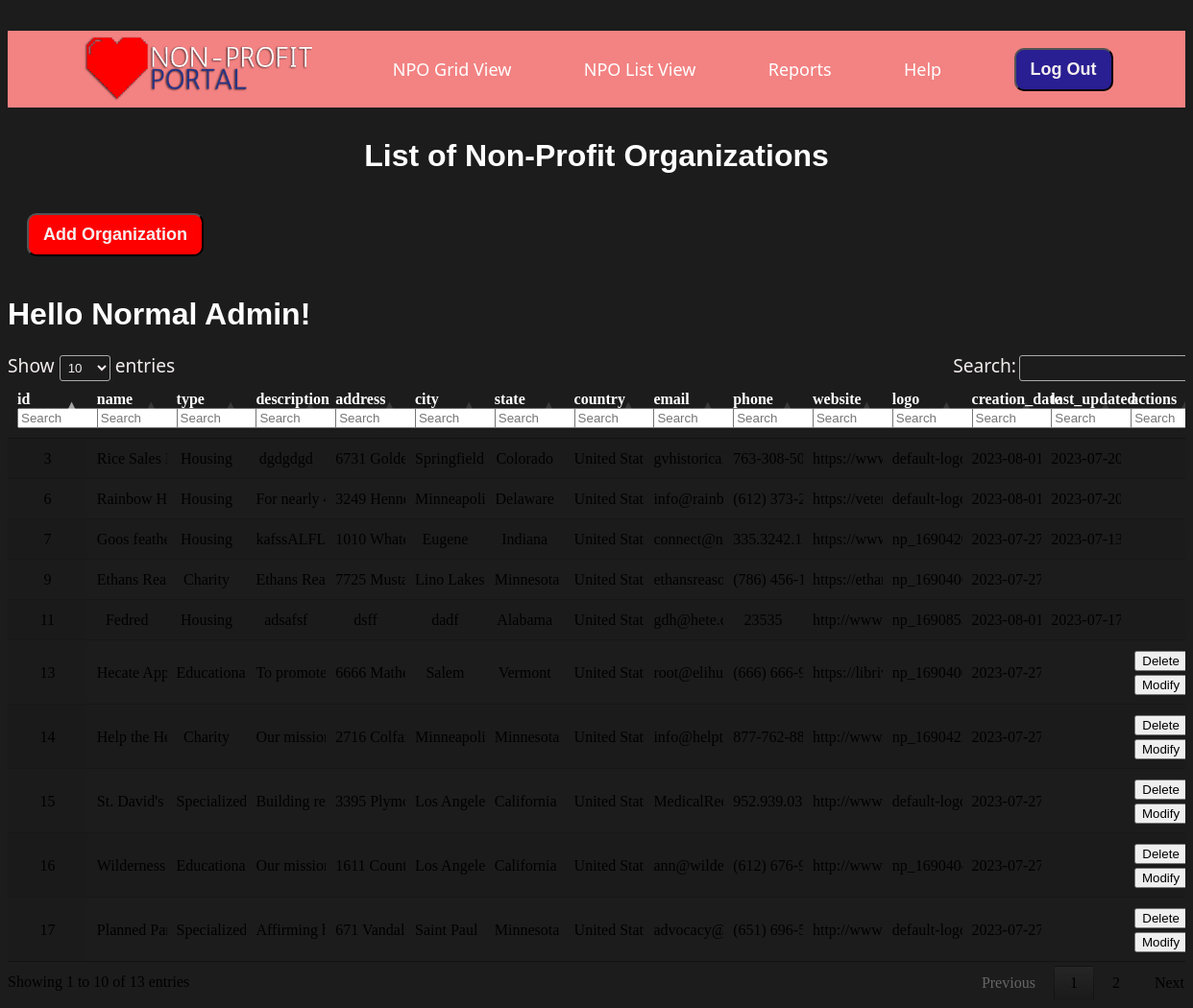
Page /npo-list.php (signed in) on the committed database.
### tables this page shows
CREATE TABLE `organization` (
  `id` int(11) NOT NULL,
  `name` varchar(255) NOT NULL,
  `type` varchar(100) NOT NULL,
  `description` text NOT NULL,
  `address` varchar(255) NOT NULL,
  `city` varchar(100) NOT NULL,
  `state` varchar(100) NOT NULL,
  `country` varchar(100) NOT NULL DEFAULT 'United States',
  `email` varchar(255) NOT NULL,
  `phone` varchar(20) NOT NULL,
  `website` varchar(500) NOT NULL,
  `logo_url` varchar(500) NOT NULL,
  `logo` varchar(500) NOT NULL,
  `creation_date` timestamp NOT NULL DEFAULT current_timestamp() ON UPDATE current_timestamp(),
  `last_updated` timestamp NULL DEFAULT NULL,
  `created_by` varchar(255) NOT NULL DEFAULT 'superadmin@gmail.com'
);

### npo-list.php (the view, shortened to what this page needs)
<!DOCTYPE html>
<html lang="en" style="background-color: #1c1c1c">
<head>
  <link href="./styles.css" rel="stylesheet" type="text/css" media="all" />
  <link rel="stylesheet" type="text/css" href="//cdn.datatables.net/1.10.12/css/jquery.dataTables.css">
  <link href="https://cdnjs.cloudflare.com/ajax/libs/datatables/1.10.12/css/dataTables.bootstrap.min.css" rel="stylesheet"/>
</head>
<body>
  <?php
  include_once "header.php";
  require_once "connection.php";
  $loggedInUserID = isset($_SESSION['user_id']) ? $_SESSION['user_id'] : null;
  ?>
  <h1 style="text-align: center;">List of Non-Profit Organizations</h1>
  <?php
  if (isset($_SESSION['permissions']) && ($_SESSION['permissions'] === 'admin' || $_SESSION['permissions'] === 'super')) {
    echo '<div class="resource-buttons">
            <a href="add-npo.php">
              <button type="button" class="general-button">Add Organization</button>
            </a>
          </div>';
    if (isset($_SESSION["first_name"])) {
      echo '<h1> Hello ' . $_SESSION["first_name"] . '! </h1>';
    }
  }
  ?>
  <div class="table-container">
    <table id="npoTable" class="display" cellspacing="0">
      <thead>
        <tr>
          <th style="color: white;">id</th>
          <th style="color: white;">name</th>
          <th style="color: white;">type</th>
          <th style="color: white;">description</th>
          <th style="color: white;">address</th>
          <th style="color: white;">city</th>
          <th style="color: white;">state</th>
          <th style="color: white;">country</th>
          <th style="color: white;">email</th>
          <th style="color: white;">phone</th>
          <th style="color: white;">website</th>
          <th style="color: white;">logo</th>
          <th style="color: white;">creation_date</th>
          <th style="color: white;">last_updated</th>
          <th style="color: white;">actions</th>
        </tr>
      </thead>
      <tbody>
        <?php
        $conn = new mysqli($dbhost, $dbuser, $dbpass, $dbname);
        $sql = "SELECT * FROM organization";
        $result = $conn->query($sql);
        if ($result->num_rows > 0) {
          while ($row = $result->fetch_assoc()) {
            echo '<tr>
                    <td><div onclick="window.location.href=\'view-npo.php?id='.$row["id"].'\';">' . $row["id"] . '</div></td>
                    <td><div onclick="window.location.href=\'view-npo.php?id='.$row["id"].'\';">' . $row["name"] . '</div></td>
                    <td><div onclick="window.location.href=\'view-npo.php?id='.$row["id"].'\';">' . $row["type"] . '</div></td>
                    <td><div onclick="window.location.href=\'view-npo.php?id='.$row["id"].'\';">' . $row["description"] . '</div></td>
                    <td><div onclick="window.location.href=\'view-npo.php?id='.$row["id"].'\';">' . $row["address"] . '</div></td>
                    <td><div onclick="window.location.href=\'view-npo.php?id='.$row["id"].'\';">' . $row["city"] . '</div></td>
                    <td><div onclick="window.location.href=\'view-npo.php?id='.$row["id"].'\';">' . $row["state"] . '</div></td>
                    <td><div onclick="window.location.href=\'view-npo.php?id='.$row["id"].'\';">' . $row["country"] . '</div></td>
                    <td><div onclick="window.location.href=\'view-npo.php?id='.$row["id"].'\';">' . $row["email"] . '</div></td>
                    <td><div onclick="window.location.href=\'view-npo.php?id='.$row["id"].'\';">' . $row["phone"] . '</div></td>
                    <td><div onclick="window.location.href=\'view-npo.php?id='.$row["id"].'\';">' . $row["website"] . '</div></td>
                    <td><div onclick="window.location.href=\'view-npo.php?id='.$row["id"].'\';">' . $row["logo"] . '</div></td>
                    <td><div onclick="window.location.href=\'view-npo.php?id='.$row["id"].'\';">' . $row["creation_date"] . '</div></td>
                    <td><div onclick="window.location.href=\'view-npo.php?id='.$row["id"].'\';">' . $row["last_updated"] . '</div></td>
                    <td>';
            if (isset($_SESSION['permissions']) && $_SESSION['permissions'] == 'admin' && $loggedInUserID == $row['created_by']) {
              echo '<form action=\'delete-query.php\' method=\'POST\' onsubmit="return confirm(\'Are you sure you want to delete this item?\');">
                      <input type=\'hidden\' name=\'id\' value=\'' . $row["id"] . '\'>
                      <input type=\'submit\' id=\'admin_buttons\' name=\'delete\' value=\'Delete\'/>
                    </form>
                    <form action="modify-npo.php?id=' . $row["id"] . '" method="POST" >
                      <input type="hidden" name="id" value="' . $row["id"] . '">
                      <input type=\'submit\' id=\'admin_buttons\' name=\'update\' value=\'Modify\'/>
                    </form>';
            }
            echo '</td></tr>';
          }
        } else {
          echo "<tr><td colspan='14'>0 results</td></tr>";
        }
        ?>
      </tbody>
    </table>
  </div>
</body>
</html>

### styles.css (style rules this page uses)
#npoTable tbody tr td { height: 25px; line-height: 25px; }
h1 { font-family:'Franklin Gothic Medium', 'Arial Narrow', Arial, sans-serif; color:#FFFFFF; }
.general-button { color: #f5efef; margin: var(--dl-space-space-unit); padding-top: 10px; padding-bottom: 10px; padding-left: 15px; padding-right: 15px; font-size: 18px; align-self: center; font-style: normal; transition: 0.3s; font-weight: 600; border-radius: 10px; text-transform: capitalize; background-color: #ff0000; }
.resource-buttons { align-self: center; padding: 20px; width: 100%; }

### npo-list.php (style rules this page uses)
.table-container { width: 100%; overflow-x: auto; }
.table-container th, .table-container td { padding: 8px; text-align: center; }
#npoTable { width: 100%; table-layout: fixed; }
#npoTable td { white-space: nowrap; overflow: hidden; text-overflow: ellipsis; max-width: 200px; }

### rows in the picture
organization: id "3", name "Rice S…", type "Housing", description "dgdgdgd", address "6731…", city "Springfield", state "Colorado", country "United…", email "gvhist…", phone "763-30…", website "https://…", logo "default…", creation_date "2023-0…", last_updated "2023-0…"
organization: id "6", name "Rainbo…", type "Housing", description "For ne…", address "3249…", city "Minne…", state "Delaware", country "United…", email "info@r…", phone "(612) 3…", website "https://…", logo "default…", creation_date "2023-0…", last_updated "2023-0…"
organization: id "7", name "Goos f…", type "Housing", description "kafssA…", address "1010…", city "Eugene", state "Indiana", country "United…", email "connec…", phone "335.32…", website "https://…", logo "np_16…", creation_date "2023-0…", last_updated "2023-0…"
organization: id "9", name "Ethans…", type "Charity", description "Ethans…", address "7725…", city "Lino Lakes", state "Minnesota", country "United…", email "ethansr…", phone "(786) 4…", website "https://…", logo "np_16…", creation_date "2023-0…"
organization: id "11", name "Fedred", type "Housing", description "adsafsf", address "dsff", city "dadf", state "Alabama", country "United…", email "gdh@h…", phone "23535", website "http://…", logo "np_16…", creation_date "2023-0…", last_updated "2023-0…"
organization: id "13", name "Hecate…", type "Educat…", description "To pro…", address "6666…", city "Salem", state "Vermont", country "United…", email "root@…", phone "(666) 6…", website "https://…", logo "np_16…", creation_date "2023-0…"
organization: id "14", name "Help t…", type "Charity", description "Our mi…", address "2716 C…", city "Minne…", state "Minnesota", country "United…", email "info@…", phone "877-76…", website "http://…", logo "np_16…", creation_date "2023-0…"
organization: id "15", name "St. Da…", type "Specialized", description "Buildi…", address "3395 P…", city "Los An…", state "California", country "United…", email "Medic…", phone "952.93…", website "http://…", logo "default…", creation_date "2023-0…"
organization: id "16", name "Wilder…", type "Educat…", description "Our mi…", address "1611 C…", city "Los An…", state "California", country "United…", email "ann@…", phone "(612) 6…", website "http://…", logo "np_16…", creation_date "2023-0…"
organization: id "17", name "Planne…", type "Specialized", description "Affirm…", address "671 Va…", city "Saint Paul", state "Minnesota", country "United…", email "advoca…", phone "(651) 6…", website "http://…", logo "default…", creation_date "2023-0…"

### other values in the picture
$_SESSION["first_name"] "Normal Admin"
